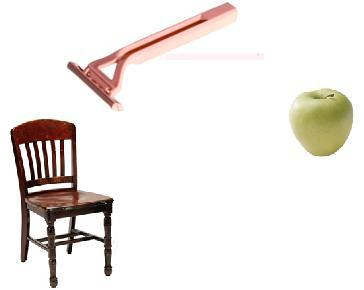
#> input picture Vision artificial/Tarea 4/Codigo_de_ayuda/objetos.jpg, 364 x 290 px
$ python P5.py
#> lines starting #> are read from the running program, lines starting #| are printed output that depends on the picture; after the words box and inside, x2 and y2 are one past the last pixel; in counts of white or black regions, pixels touching at a corner belong together
### Vision artificial/Tarea 4/Codigo_de_ayuda/matlab_functions.py
import numpy as np

def bwareaopen(imgBin, small_area):

    num_fil = imgBin.shape[0]
    num_col = imgBin.shape[1]

    imgLabel = np.zeros((num_fil,num_col), dtype = int)
    imgBinFiltered = imgBin.copy()

    object_index = 0
    col_actual = 0
    area = np.array([])

    while col_actual <= num_col:
        object = np.zeros((1, 2), int)
        temp = np.zeros((1, 2), int)

        flag = False
        for col in range (col_actual, num_col):
            for fil in range (0, num_fil):

                if imgBin[fil,col] == 0:
                        object_index += 1
                        object[0,:] = [fil,col]
                        imgBin[fil,col] = 1
                        flag = True
                        col_actual = col
                        break
            if flag == True: break

        if flag == False: col_actual = num_col + 1
        k = 0

        while k < len(object) and flag == True:
            if object[k,0] > 0 and object[k,1] > 0:
                if imgBin[object[k,0] - 1, object[k,1] - 1] == 0:
                    temp[0,:] = [object[k,0] - 1, object[k,1] - 1]
                    object = np.append(object, temp, axis = 0)
                    imgBin[object[k,0] - 1, object[k,1] - 1] = 1
            if object[k,0] > 0:
                if imgBin[object[k,0] - 1, object[k,1]    ] == 0:
                    temp[0,:] = [object[k,0] - 1, object[k,1] ]
                    object = np.append(object, temp, axis = 0)
                    imgBin[object[k,0] - 1, object[k,1]    ] = 1
            if object[k,0] > 0 and object[k,1] < num_col - 1:
                if imgBin[object[k,0] - 1, object[k,1] + 1] == 0:
                    temp[0,:] = [object[k,0] - 1, object[k,1] + 1]
                    object = np.append(object, temp, axis = 0)
                    imgBin[object[k,0] - 1, object[k,1] + 1] = 1
            if object[k,1] > 0:
                if imgBin[object[k,0]    , object[k,1] - 1] == 0:
                    temp[0,:] = [object[k,0] , object[k,1] - 1]
                    object = np.append(object, temp, axis = 0)
                    imgBin[object[k,0]    , object[k,1] - 1] = 1
            if object[k,1] < num_col - 1:
                if imgBin[object[k,0]    , object[k,1] + 1] == 0:
                    temp[0,:] = [object[k,0] , object[k,1] + 1]
                    object = np.append(object, temp, axis = 0)
                    imgBin[object[k,0]    , object[k,1] + 1] = 1
            if object[k,0] < num_fil - 1 and object[k,1] > 0:
                if imgBin[object[k,0] + 1, object[k,1] - 1] == 0:
                    temp[0,:] = [object[k,0] + 1, object[k,1] - 1]
                    object = np.append(object, temp, axis = 0)
                    imgBin[object[k,0] + 1, object[k,1] - 1] = 1
            if object[k,0] < num_fil - 1:
                if imgBin[object[k,0] + 1, object[k,1]    ] == 0:
                    temp[0,:] = [object[k,0] + 1, object[k,1]]
                    object = np.append(object, temp, axis = 0)
                    imgBin[object[k,0] + 1, object[k,1]    ] = 1
            if object[k,0] < num_fil - 1 and object[k,1] < num_col - 1:
                if imgBin[object[k,0] + 1, object[k,1] + 1] == 0:
                    temp[0,:] = [object[k,0] + 1, object[k,1] + 1]
                    object = np.append(object, temp, axis = 0)
                    imgBin[object[k,0] + 1, object[k,1] + 1] = 1
            k += 1
        if flag == True:
            area = np.append(area, 0)
            for i in range(len(object)):
                imgLabel[object[i,0], object[i,1]] = object_index
                area[object_index - 1] += 1

    for fil in range (num_fil):
        for col in range (num_col):
            if area[imgLabel[fil,col] - 1] < small_area: imgBinFiltered[fil,col] = 1

    return imgBinFiltered


def bwlabel(imgBin):

    num_fil = imgBin.shape[0]
    num_col = imgBin.shape[1]

    imgLabel = np.zeros((num_fil,num_col), dtype = int)

    object_index = 0
    col_actual = 0

    while col_actual <= num_col:
        object = np.zeros((1, 2), int)
        temp = np.zeros((1, 2), int)

        flag = False
        for col in range (col_actual, num_col):
            for fil in range (0, num_fil):

                if imgBin[fil,col] == 0:
                        object_index += 1
                        object[0,:] = [fil,col]
                        imgBin[fil,col] = 1
                        flag = True
                        col_actual = col
                        break
            if flag == True: break

        if flag == False: col_actual = num_col + 1
        k = 0

        while k < len(object) and flag == True:
            if object[k,0] > 0 and object[k,1] > 0:
                if imgBin[object[k,0] - 1, object[k,1] - 1] == 0:
                    temp[0,:] = [object[k,0] - 1, object[k,1] - 1]
                    object = np.append(object, temp, axis = 0)
                    imgBin[object[k,0] - 1, object[k,1] - 1] = 1
            if object[k,0] > 0:
                if imgBin[object[k,0] - 1, object[k,1]    ] == 0:
                    temp[0,:] = [object[k,0] - 1, object[k,1] ]
                    object = np.append(object, temp, axis = 0)
                    imgBin[object[k,0] - 1, object[k,1]    ] = 1
            if object[k,0] > 0 and object[k,1] < num_col - 1:
                if imgBin[object[k,0] - 1, object[k,1] + 1] == 0:
                    temp[0,:] = [object[k,0] - 1, object[k,1] + 1]
                    object = np.append(object, temp, axis = 0)
                    imgBin[object[k,0] - 1, object[k,1] + 1] = 1
            if object[k,1] > 0:
                if imgBin[object[k,0]    , object[k,1] - 1] == 0:
                    temp[0,:] = [object[k,0] , object[k,1] - 1]
                    object = np.append(object, temp, axis = 0)
                    imgBin[object[k,0]    , object[k,1] - 1] = 1
            if object[k,1] < num_col - 1:
                if imgBin[object[k,0]    , object[k,1] + 1] == 0:
                    temp[0,:] = [object[k,0] , object[k,1] + 1]
                    object = np.append(object, temp, axis = 0)
                    imgBin[object[k,0]    , object[k,1] + 1] = 1
            if object[k,0] < num_fil - 1 and object[k,1] > 0:
                if imgBin[object[k,0] + 1, object[k,1] - 1] == 0:
                    temp[0,:] = [object[k,0] + 1, object[k,1] - 1]
                    object = np.append(object, temp, axis = 0)
                    imgBin[object[k,0] + 1, object[k,1] - 1] = 1
            if object[k,0] < num_fil - 1:
                if imgBin[object[k,0] + 1, object[k,1]    ] == 0:
                    temp[0,:] = [object[k,0] + 1, object[k,1]]
                    object = np.append(object, temp, axis = 0)
                    imgBin[object[k,0] + 1, object[k,1]    ] = 1
            if object[k,0] < num_fil - 1 and object[k,1] < num_col - 1:
                if imgBin[object[k,0] + 1, object[k,1] + 1] == 0:
                    temp[0,:] = [object[k,0] + 1, object[k,1] + 1]
                    object = np.append(object, temp, axis = 0)
                    imgBin[object[k,0] + 1, object[k,1] + 1] = 1
            k += 1
        if flag == True:
            for i in range(len(object)):
                imgLabel[object[i,0], object[i,1]] = object_index

    return imgLabel

### Vision artificial/Tarea 4/P5.py
#Este codigo utiliza el código Run Length y le permite al usuario mover el objeto
#en 4 direcciones utilizando la siguiente tabla de equivalencias:
#Izquierda → 1
#Abajo → 2
#Arriba → 3
#Derecha → 4

import numpy as np
import cv2 as cv
import os
from Codigo_de_ayuda.matlab_functions import bwareaopen, bwlabel

def codificar_rle(contorno):
    #Inicializa la lista para almacenar el contorno codificado en RLE
    contorno_codificado = []
    #Inicializa el pixel actual y el conteo
    pixel_actual = contorno[0]
    conteo = 1

    for i in range(1, len(contorno)):
        #Comprueba si el pixel actual es igual al siguiente
        if contorno[i] == pixel_actual:
            #Incrementa el conteo
            conteo += 1
        else:
            #Agrega el par (pixel, conteo) al contorno codificado
            contorno_codificado.append((pixel_actual, conteo))
            #Actualiza el pixel actual y reinicia el conteo
            pixel_actual = contorno[i]
            conteo = 1

    #Agrega el último par (pixel, conteo) al contorno codificado
    contorno_codificado.append((pixel_actual, conteo))
    return contorno_codificado

def decodificar_rle(contorno_codificado):
    #Inicializa la lista para almacenar el contorno decodificado
    contorno_decodificado = []

    for pixel, conteo in contorno_codificado:
        #Agrega el pixel repetido según el conteo al contorno decodificado
        contorno_decodificado.extend([pixel] * conteo)

    return contorno_decodificado

A = cv.imread('./Codigo_de_ayuda/objetos.jpg')
#> A is the input picture: shape (290, 364, 3); mean B, G, R 230.8, 234, 238.6
Agris = cv.cvtColor(A, cv.COLOR_BGR2GRAY)
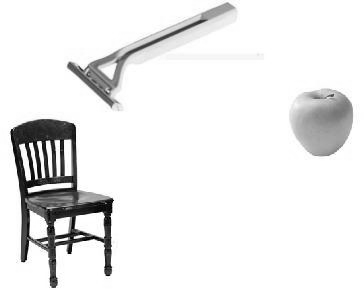
#> Agris: shape (290, 364); min 0, max 255, mean 235

#Especifica el valor de umbral
umbral = 240

#Magnitud del movimiento
X = 10

#Selección del objeto
objeto = 2

#Transforma a imagen binaria utilizando el umbral
ret1, Abin = cv.threshold(Agris, umbral, 1, 0)
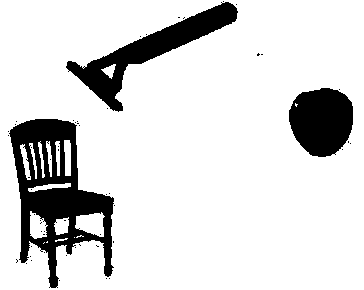
#> Abin: shape (290, 364); values 0 (black) and 1 (white), 85% white; 56 black regions (53 under 20 px), largest, box (x1, y1, x2, y2) and area: (9, 119, 114, 288) 7801, (66, 2, 238, 112) 4448, (289, 88, 353, 157) 3461
#> ret1 = 240

#Filtra la imagen
Abin = bwareaopen(Abin, 50)
#> after the loop in bwareaopen, `while col_actual <= num_col:`: imgBin: shape (290, 364); every value is 1
#> after the loop in bwareaopen, `while col_actual <= num_col:`:
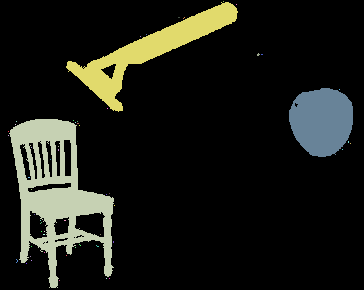
#> imgLabel: shape (290, 364) int64; 57 distinct labels, from 0 to 56; one colour per label, 0 black
Abin = 1 - Abin
#Filtra el negativo de la imagen
Abin = bwareaopen(Abin, 50)
#> call 2 of bwareaopen, with small_area = 50
#> after the loop in bwareaopen (call 2), `while col_actual <= num_col:`:
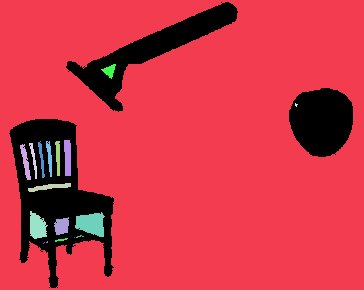
#> imgLabel: shape (290, 364) int64; 19 distinct labels, from 0 to 18; one colour per label, 0 black
#> after the loop in bwareaopen (call 2), `for fil in range (num_fil):`: imgBinFiltered: shape (290, 364); values 0 (black) and 1 (white), 14.9% white; 3 white regions, box (x1, y1, x2, y2) and area: (9, 119, 114, 288) 7840, (66, 2, 238, 112) 4448, (289, 88, 353, 157) 3468
Abin = 1 - Abin
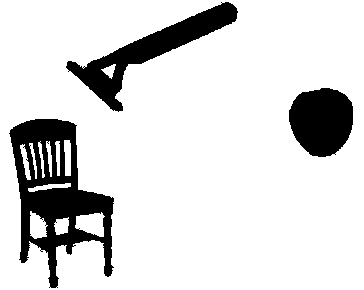
#> Abin: shape (290, 364); values 0 (black) and 1 (white), 85.1% white; 3 black regions, box (x1, y1, x2, y2) and area: (9, 119, 114, 288) 7840, (66, 2, 238, 112) 4448, (289, 88, 353, 157) 3468

#Calcula la dimensión de la matriz de la imagen
s = Abin.shape
#> s = (290, 364)

#Etiqueta los objetos
Aetiq = bwlabel(Abin)
#> after the loop in bwlabel, `while col_actual <= num_col:`:
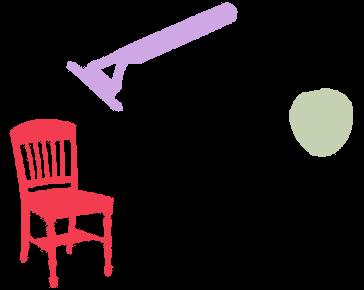
#> imgLabel: shape (290, 364) int64; 4 distinct labels, from 0 to 3; one colour per label, 0 black

#Matriz con coordenadas (fil, col) de los bordes
Bordes = []

#Barrido de la matriz
for fil in range(1, s[0] - 1):
    for col in range(1, s[1] - 1):
        #Busca los bordes
        if Aetiq[fil, col] == objeto:
            if (Aetiq[fil - 1, col] == 0 or Aetiq[fil + 1, col] == 0 or
                    Aetiq[fil, col - 1] == 0 or Aetiq[fil, col + 1] == 0):
                Bordes.append((fil, col))

#Codifica el contorno utilizando RLE
contorno = np.concatenate(Bordes).ravel().tolist()
contorno_codificado = codificar_rle(contorno)

#Decodifica el contorno
contorno_decodificado = decodificar_rle(contorno_codificado)

#Convierte las coordenadas decodificadas en una lista de tuplas
Bordes = list(zip(contorno_decodificado[::2], contorno_decodificado[1::2]))

#Muestra la imagen con los bordes del objeto
Abordes = np.zeros((s[0], s[1]), dtype='uint8')
for punto in Bordes:
    Abordes[punto] = 1
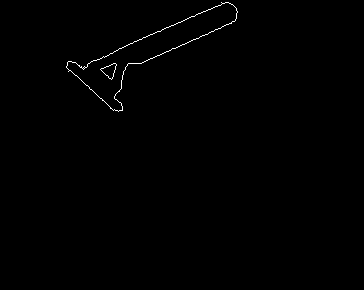
#> Abordes: shape (290, 364); values 0 (black) and 1 (white), 0.43% white in thin lines or dots, all inside (x1, y1, x2, y2) = (66, 2, 238, 112)

cv.imshow("Objeto movil", 255 * Abordes)
cv.setWindowProperty("Objeto movil", cv.WND_PROP_TOPMOST, 1)
cv.waitKey(1)

while True:
    direccion = int(input('En qué dirección desea mover el objeto: \n 1 = Arriba \n 2 = Abajo \n 3 = Izquierda \n 4 = Derecha \n 5 = Detener \n'))
#> the answer given: 1
#> the answer given: 1
#> the answer given: 1
#> the answer given: 1
#> the answer given: 1
#> the answer given: 1
#> (the run stopped early here; a loop or call above may not have finished)
